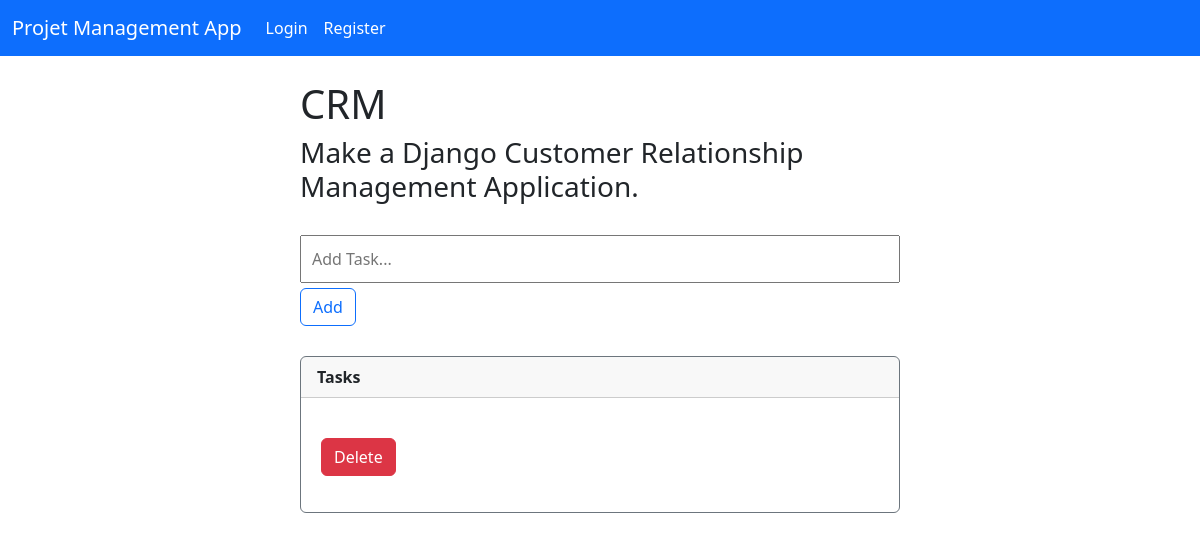
Page /tasks/3/ on the committed database.
### pro/models.py (models this page shows, shortened)
class Pro_add(models.Model):
    Project_Title = models.CharField(max_length=100)
    Project_Description = models.CharField(max_length=300)
    created = models.DateTimeField(auto_now_add=True)
    complete = models.BooleanField(default=False)
    deadline = models.DateField(null=True, default=None)

### pro/views.py (the view)
# urls.py: path('tasks/<str:pk>/', views.tasks, name='tasks'),
def tasks(request, pk):
    open = get_object_or_404(Pro_add, id=pk)
    open_tasks = task_add.objects.filter(open=open)
    pro_add_instance = Pro_add.objects.get(id=pk)
    oldform = Pro_add_form(instance=pro_add_instance)
    form = task_add_form(request.POST or None)
    selected_task_ids = []
    if request.method == "POST":
        action = request.POST.get('action')
        if action == 'add_task':
            if form.is_valid():
                task = form.cleaned_data['task']
                tas = task_add(open=open, task=task)
                tas.save()
                messages.success(request, "Task Added...")
            else:
                messages.error(request, "Task could not be added. Please fill in the required field.")
        elif action == 'delete_tasks':
            task_ids = request.POST.getlist('task_ids')
            tasks_to_delete = task_add.objects.filter(id__in=task_ids)
            tasks_to_delete.delete()
            messages.success(request, "Selected Tasks Deleted.")
        selected_task_ids = request.POST.getlist('task_ids', [])
        tasks_list_url = reverse('tasks', args=[pk])
        return redirect(tasks_list_url)
    else:
        context = {
            'oldform': oldform,
            'form': form,
            'open_tasks': open_tasks,
            'selected_task_ids': selected_task_ids,  # Pass the selected task IDs to the template
            'open': open,
        }
        return render(request, 'task.html', context)

### pro/forms.py
class Pro_add_form(forms.ModelForm):
    deadline = forms.DateField(required=True, widget=forms.DateInput(attrs={"type": "date", "class":"form-control"}), label="Deadline")
    class Meta:
        model = Pro_add
        fields = '__all__'

class task_add_form(forms.ModelForm):
    task = forms.CharField(widget= forms.TextInput(attrs={'placeholder':'Add Task...'}))
    class Meta:
        model = task_add
        fields = '__all__'

### pro/templates/task.html (shortened to what this page needs)
{% extends 'base.html' %}
{% block content %}
<div class="col-md-6 offset-md-3 col-sm-9">
    <br>
    <h1>{{ oldform.Project_Title.value }}</h1>
    <h3>{{ oldform.Project_Description.value }}</h3>
    <br>
    <form method="POST">
        {{ form.task }}
        <br>
        <button type="submit" class="btn btn-outline-primary" name="action" value="add_task">Add</button>
    </form>
    <div class="card border-secondary mb-3" style="max-width: 50rem; margin-top: 30px; ">
        <div class="card-header"><strong>Tasks</strong></div>
        <div style="margin-left: 20px; margin-right: 20px; margin-bottom: 20px;">
            <p class="card-text">
                <form method="POST">
                    <br>
                    <button type="submit" class="btn btn-danger" name="action" value="delete_tasks">Delete</button>
                </form>
            </p>
        </div>
    </div>
</div>
{% endblock %}

### pro/templates/task.html (style rules this page uses)
input { width: 100%; padding: 10px; margin-bottom: 5px; }

### rows in the picture
Pro_add: Project_Title.value "CRM", Project_Description.value "Make a Django Customer Relationship Management Application."
